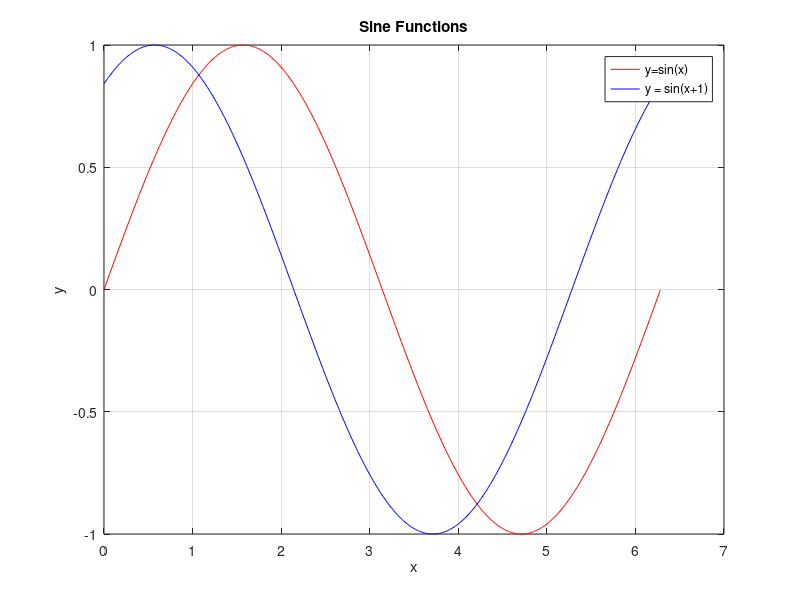

Write MATLAB code to recreate this figure.
% 定义 x 范围
x = 0:0.01:2*pi;

% 计算 y 值
y1 = sin(x);
y2 = sin(x + 1);

% 绘制曲线
plot(x, y1, 'r'); % 用红色绘制 y = sin(x)
hold on; % 保持当前图形，以便在同一图形上绘制更多曲线
plot(x, y2, 'b'); % 用蓝色绘制 y = sin(x + 1)

% 添加图例
legend('y=sin(x)', 'y = sin(x+1)');

% 显示网格
grid on;

% 添加标题和轴标签
title('Sine Functions');
xlabel('x');
ylabel('y');